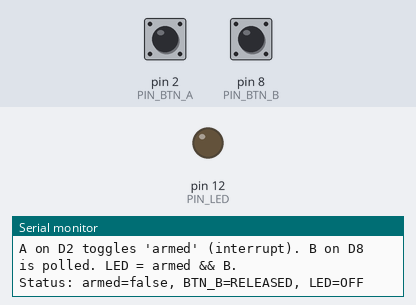
Recording of a sketch running on a simulated Arduino Uno, built with avr-gcc and run on an emulated ATmega328P. On the bench: output pins drawn as LEDs (lit = HIGH), the last lines printed to the serial monitor. The inputs (shaded band) are chosen by the test bench; at power-on: pin 2 (PIN_BTN_A) HIGH, pin 8 (PIN_BTN_B) HIGH.

Above: at 1.2 s.
1.3 s: pin 2 (PIN_BTN_A) pulled LOW for 0.15 s
3.5 s: pin 8 (PIN_BTN_B) pulled LOW for 0.15 s
At 3.57 s:
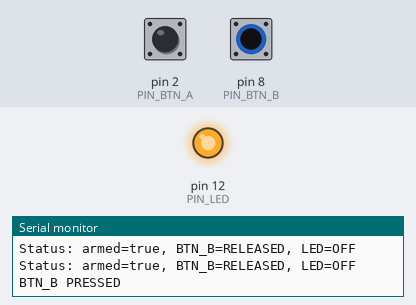
5.1 s: pin 2 (PIN_BTN_A) pulled LOW for 1 s
7.6 s: pin 8 (PIN_BTN_B) pulled LOW for 1 s
10.1 s: pin 2 (PIN_BTN_A) driven LOW and pin 8 (PIN_BTN_B) driven LOW
At 10.8 s:
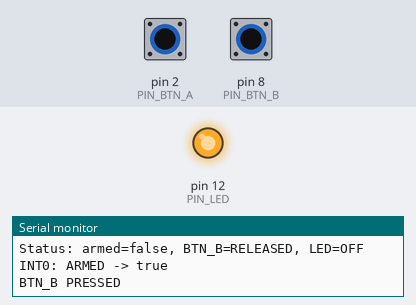
13.1 s: pin 8 (PIN_BTN_B) driven HIGH
At 14.3 s:
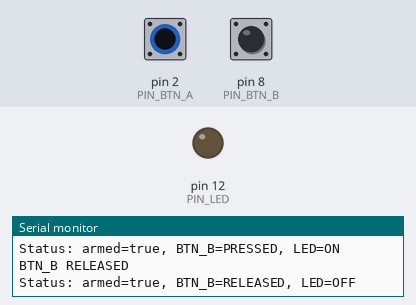
Timing chart, 0 to 15.6 s (numbered marks = the images above; inputs shaded):
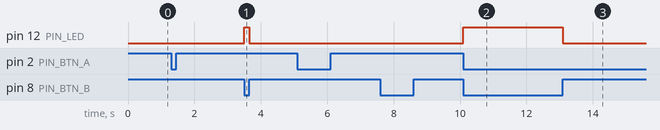

The sketch:

QP2_BI.ino
```cpp
// QP2_ExternalInterrupt.ino — D2 attachInterrupt toggles "armed"; D8 polled; LED = armed && B
// Serial: 115200

const byte PIN_BTN_A = 2;   // D2 -> INT0 (attachInterrupt)
const byte PIN_BTN_B = 8;   // D8 -> polled
const byte PIN_LED   = 12;  // set 13 if using the built-in LED

volatile bool flagArmToggle = false;
bool armed = false;
bool lastBHigh = true;

unsigned long lastArmToggleMs = 0;
const unsigned long ARM_LOCKOUT_MS = 80; // debounce/lockout in main loop

void isrArmFalling() {
  flagArmToggle = true;   // ISR does the minimum
}

void setup() {
  pinMode(PIN_BTN_A, INPUT_PULLUP);
  pinMode(PIN_BTN_B, INPUT_PULLUP);
  pinMode(PIN_LED, OUTPUT);
  digitalWrite(PIN_LED, LOW);

  Serial.begin(115200);
  Serial.println("[QP2] INT0 + two-condition logic");
  Serial.println("A on D2 toggles 'armed' (interrupt). B on D8 is polled. LED = armed && B.");

  attachInterrupt(digitalPinToInterrupt(PIN_BTN_A), isrArmFalling, FALLING);
}

void loop() {
  // Handle any pending INT0 toggle (debounced by lockout)
  if (flagArmToggle) {
    noInterrupts(); flagArmToggle = false; interrupts();
    unsigned long now = millis();
    if (now - lastArmToggleMs >= ARM_LOCKOUT_MS) {
      lastArmToggleMs = now;
      armed = !armed;
      Serial.print("INT0: ARMED -> ");
      Serial.println(armed ? "true" : "false");
    }
  }

  // Read Button B (LOW = pressed)
  bool bPressed = (digitalRead(PIN_BTN_B) == LOW);

  // Edge log for B
  bool bHigh = !bPressed;
  if (bHigh != lastBHigh) {
    lastBHigh = bHigh;
    Serial.println(bHigh ? "BTN_B RELEASED" : "BTN_B PRESSED");
  }

  // Drive LED
  bool ledOn = (armed && bPressed);
  digitalWrite(PIN_LED, ledOn ? HIGH : LOW);

  // Status once a second
  static unsigned long last = 0;
  unsigned long now = millis();
  if (now - last >= 1000UL) {
    last = now;
    Serial.print("Status: armed="); Serial.print(armed ? "true" : "false");
    Serial.print(", BTN_B="); Serial.print(bPressed ? "PRESSED" : "RELEASED");
    Serial.print(", LED="); Serial.println(ledOn ? "ON" : "OFF");
  }
}
```

Measured:
- after the input at 3.5 s, pin 12 (PIN_LED): LOW → HIGH at once, → LOW 0.15 s later
- after the input at 10.1 s, pin 12 (PIN_LED): LOW → HIGH at once
- after the input at 13.1 s, pin 12 (PIN_LED): HIGH → LOW at once
